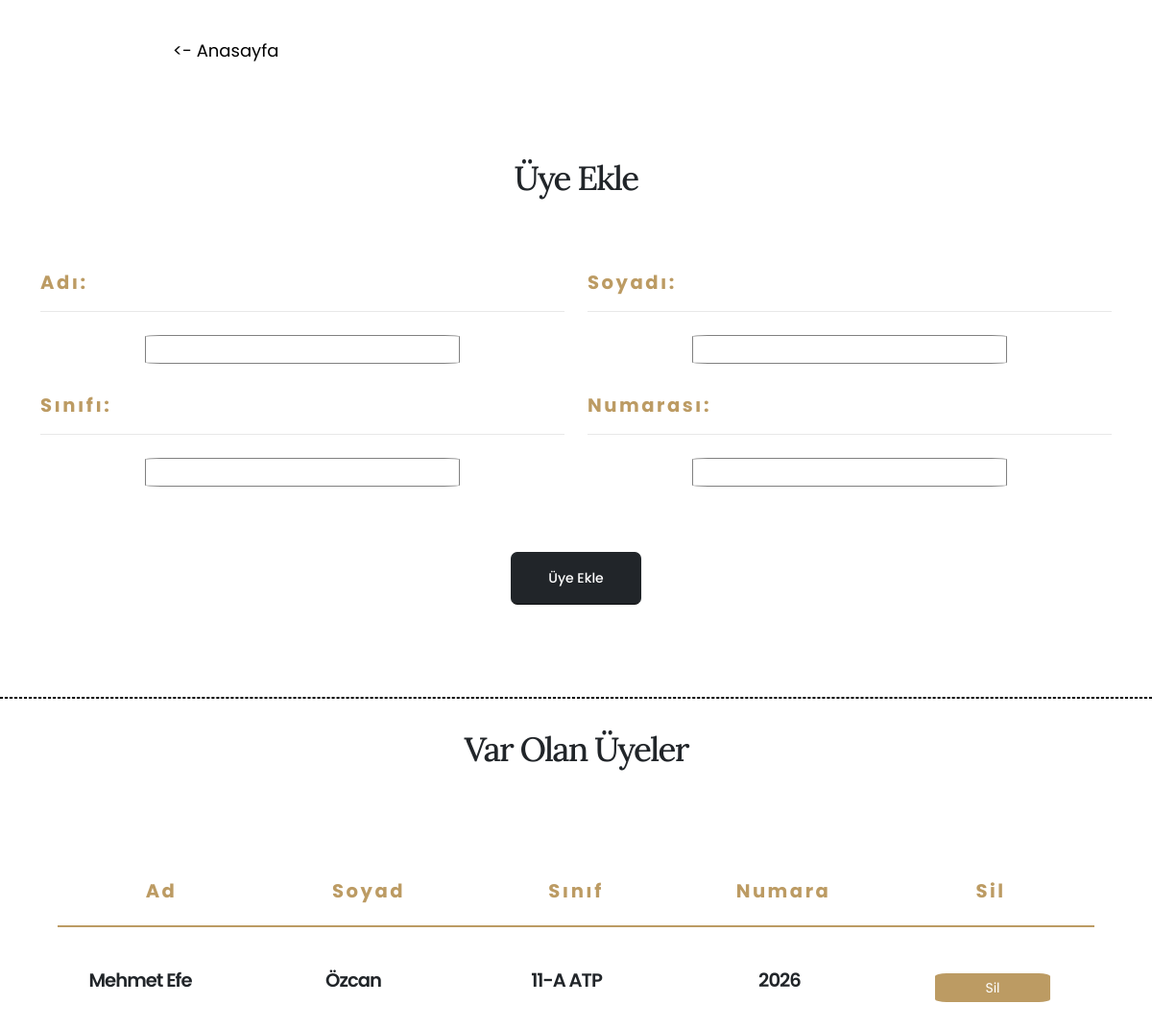
Before: /add-member with the older database file.
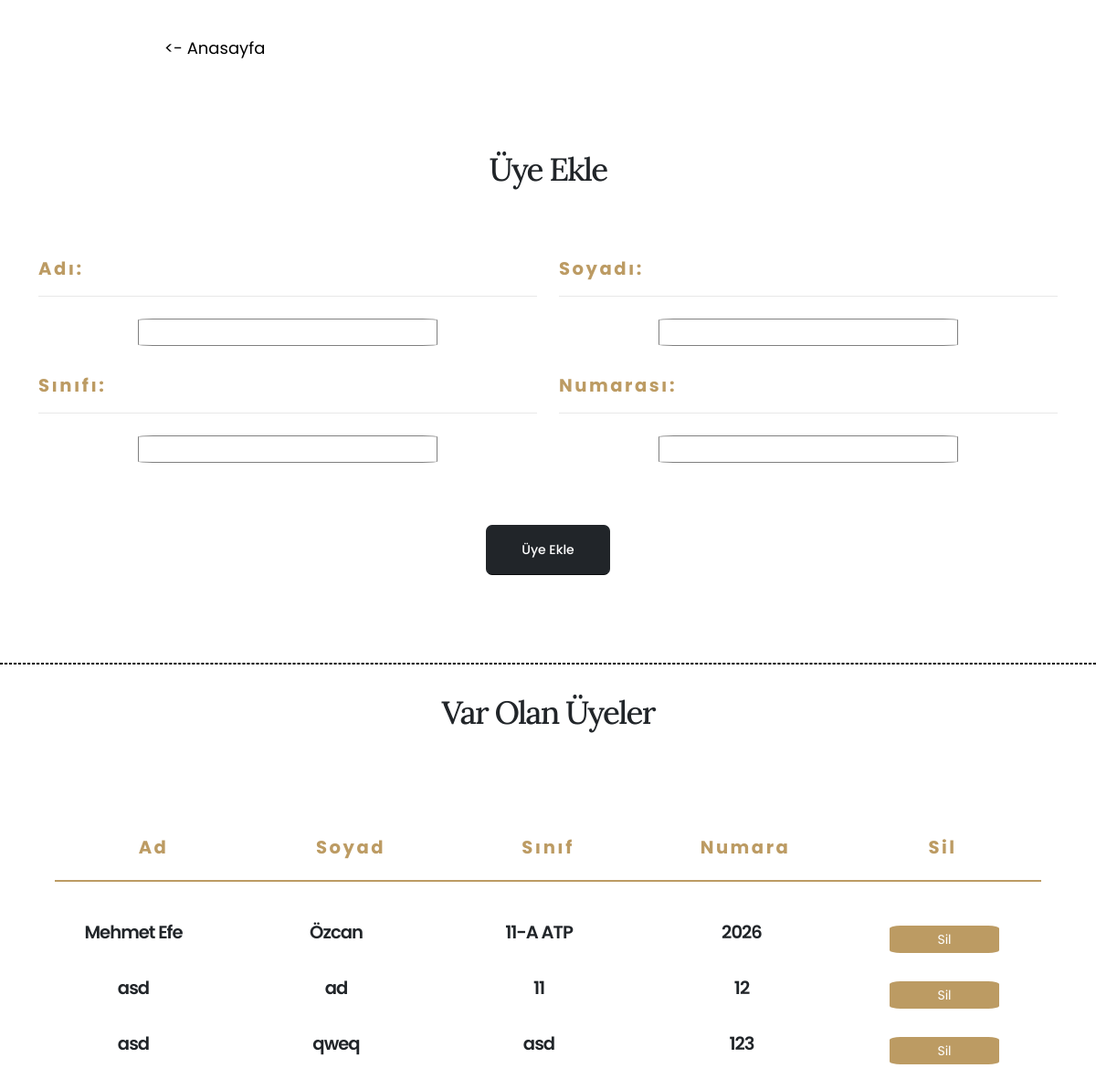
After: the same page with the newer database file.
### main.py (models this page shows)
class members(db.Model):
    id = db.Column(db.Integer, primary_key=True)
    name = db.Column(db.String(50), nullable=False)
    surname = db.Column(db.String(50), nullable=False)
    classroom = db.Column(db.String(10), nullable=False)
    no = db.Column(db.String(10), nullable=False)

### main.py (the view, shortened to what this page needs)
@app.route("/add-member", methods=["POST", "GET"])
def memberPage():
    _members = members.query.all()
    return render_template("addMember.html", members=_members)

### templates/addMember.html (shortened to what this page needs)
<!DOCTYPE html>
<html lang="en">
  <head>
    <link rel="stylesheet" href="../static/css/bootstrap.min.css" />
    <link rel="stylesheet" href="../static/css/all.min.css" />
    <link rel="stylesheet" href="../static/css/animate.compat.css" />
    <link rel="stylesheet" href="../static/css/simple-line-icons.min.css" />
    <link rel="stylesheet" href="../static/css/owl.carousel.min.css" />
    <link rel="stylesheet" href="../static/css/owl.theme.default.min.css" />
    <link rel="stylesheet" href="../static/css/magnific-popup.min.css" />
    <link rel="stylesheet" href="../static/css/theme.css" />
    <link rel="stylesheet" href="../static/css/theme-elements.css" />
    <link rel="stylesheet" href="../static/css/theme-blog.css" />
    <link rel="stylesheet" href="../static/css/theme-shop.css" />
    <link rel="stylesheet" href="../static/css/demo-restaurant.css" />
    <link
      id="skinCSS"
      rel="stylesheet"
      href="../static/css/skin-restaurant.css"
    />
    <link rel="stylesheet" href="../static/css/custom.css" />
    <link href="../static/css/all.min.css" rel="stylesheet" type="text/css" />
    <link rel="stylesheet" href="../static/css/style.css" />
  </head>
  <body>
    <div style="margin-left: 180px; margin-top: 40px">
      <a
        href="/home"
        style="font-size: large; text-decoration: none; color: black"
        ><- Anasayfa</a
      >
    </div>
    <form action="" method="post">
      <div class="container py-5 my-5" id="books">
        <div class="row justify-content-center mb-5">
          <div class="col-lg-10 text-center">
            <h3
              class="text-color-dark text-transform-none text-9 line-height-3 font-weight-medium mb-4"
            >
              Üye Ekle
            </h3>
          </div>
        </div>
        <div class="row">
          <div class="col-lg-6 mb-4 mb-lg-0">
            <section>
              <h4
                style="color: #bc9b63"
                class="font-weight-bold positive-ls-3 mb-3"
              >
                Adı:
              </h4>
              <hr
                class="custom-divider-size-1 bg-color-grey-scale-2 mt-2 mb-4"
              />
              <div class="member-div">
                <input class="member-inp" type="text" name="memberName" id="" />
              </div>
            </section>
            <section style="margin-top: 30px">
              <h4
                style="color: #bc9b63"
                class="font-weight-bold positive-ls-3 mb-3"
              >
                Sınıfı:
              </h4>
              <hr
                class="custom-divider-size-1 bg-color-grey-scale-2 mt-2 mb-4"
              />
              <div class="member-div">
                <input class="member-inp" type="text" name="classroom" id="" />
              </div>
            </section>
          </div>
          <div class="col-lg-6 mb-4 mb-lg-0">
            <section>
              <h4
                style="color: #bc9b63"
                class="font-weight-bold positive-ls-3 mb-3"
              >
                Soyadı:
              </h4>
              <hr
                class="custom-divider-size-1 bg-color-grey-scale-2 mt-2 mb-4"
              />
              <div class="member-div">
                <input
                  class="member-inp"
                  type="text"
                  name="memberSurname"
                  id=""
                />
              </div>
            </section>
            <section style="margin-top: 30px">
              <h4
                style="color: #bc9b63"
                class="font-weight-bold positive-ls-3 mb-3"
              >
                Numarası:
              </h4>
              <hr
                class="custom-divider-size-1 bg-color-grey-scale-2 mt-2 mb-4"
              />
              <div class="member-div">
                <input
                  class="member-inp"
                  type="number"
                  name="memberNumber"
                  id=""
                />
              </div>
            </section>
          </div>
        </div>
        <div class="row pt-2" style="margin-top: 60px">
          <div class="col text-center">
            <input
              type="submit"
              value="Üye Ekle"
              name="btn"
              class="btn btn-dark custom-btn-style-1 font-weight-medium text-3 btn-px-5 py-3"
            />
          </div>
        </div>
      </div>
    </form>
    <hr style="border: 1px black dashed" />
    <div style="margin-top: 30px">
      <div class="row justify-content-center mb-5">
        <div class="col-lg-10 text-center">
          <h3
            class="text-color-dark text-transform-none text-9 line-height-3 font-weight-medium mb-4"
          >
            Var Olan Üyeler
          </h3>
        </div>
      </div>
      <main style="display: flex; flex-direction: column; margin-bottom: 50px">
        <div
          style="
            width: 90%;
            margin: 0 auto;
            text-align: center;
            justify-content: center;
            align-items: center;
            padding-top: 40px;
            display: flex;
            flex-direction: row;
          "
        >
          <article style="width: 100%">
            <div>
              <h4
                style="color: #bc9b63"
                class="font-weight-bold positive-ls-3 mb-3"
              >
                Ad
              </h4>
              <hr style="color: #bc9b63; border: solid 1px" />
            </div>
          </article>
          <article style="width: 100%">
            <div>
              <h4
                style="color: #bc9b63"
                class="font-weight-bold positive-ls-3 mb-3"
              >
                Soyad
              </h4>
              <hr style="color: #bc9b63; border: solid 1px" />
            </div>
          </article>
          <article style="width: 100%">
            <div>
              <h4
                style="color: #bc9b63"
                class="font-weight-bold positive-ls-3 mb-3"
              >
                Sınıf
              </h4>
              <hr style="color: #bc9b63; border: solid 1px" />
            </div>
          </article>
          <article style="width: 100%">
            <div>
              <h4
                style="color: #bc9b63"
                class="font-weight-bold positive-ls-3 mb-3"
              >
                Numara
              </h4>
              <hr style="color: #bc9b63; border: solid 1px" />
            </div>
          </article>
          <article style="width: 100%">
            <div>
              <h4
                style="color: #bc9b63"
                class="font-weight-bold positive-ls-3 mb-3"
              >
                Sil
              </h4>
              <hr style="color: #bc9b63; border: solid 1px" />
            </div>
          </article>
        </div>
        {% for member in members %}
        <div
          style="
            width: 90%;
            margin: 0 auto;
            text-align: center;
            justify-content: center;
            align-items: center;
            padding-top: 20px;
            display: flex;
            flex-direction: row;
          "
        >
          <article style="width: 60%; margin-right: 50px">
            <div>
              <h4 style="word-break: break-all">{{member.name}}</h4>
            </div>
          </article>
          <article style="width: 60%; margin-right: 50px">
            <div>
              <h4 style="word-break: break-all">{{member.surname}}</h4>
            </div>
          </article>
          <article style="width: 60%; margin-right: 50px">
            <div>
              <h4 style="word-break: break-all">{{member.classroom}}</h4>
            </div>
          </article>
          <article style="width: 60%; margin-right: 50px">
            <div>
              <h4 style="word-break: break-all">{{member.no}}</h4>
            </div>
          </article>
          <article style="width: 60%; margin-right: 20px">
            <form action="" method="post">
              <div>
                <button
                  type="submit"
                  value="{{member.no}}"
                  name="Sil"
                  style="
                    min-width: 120px;
                    border-radius: 10%;
                    border: 1px solid transparent;
                    background-color: #bc9b63;
                    color: white;
                  "
                >
                  Sil
                </button>
              </div>
            </form>
          </article>
        </div>
        {% endfor %}
      </main>
    </div>
  </body>
</html>

### static/css/demo-restaurant.css (style rules this page uses)
h1, h2, h3 { font-family: "Lora", serif; }
.custom-btn-style-1 { position: relative; border-radius: 7px; padding: 10px 20px; transition: ease transform 300ms; }
.custom-btn-style-1:before { content: ''; position: absolute; top: 0; left: 0; width: 100%; height: 100%; background: inherit; opacity: 0.4; border-radius: inherit; transform: translate3d(5px, 5px, 0); transition: ease transform 300ms; z-index: 0; }
.custom-divider-size-1 { height: 3px; }

### static/css/style.css (style rules this page uses)
.member-inp { border: 1px gray solid; border-radius: 5%; width: 60%; padding-left: 5px; padding-right: 5px; text-align: center; }
.member-div { text-align: center; }

Changed rows visible on the page:
added members: name "asd", surname "ad", classroom "11", no "12"
added members: name "asd", surname "qweq", classroom "asd", no "123"
